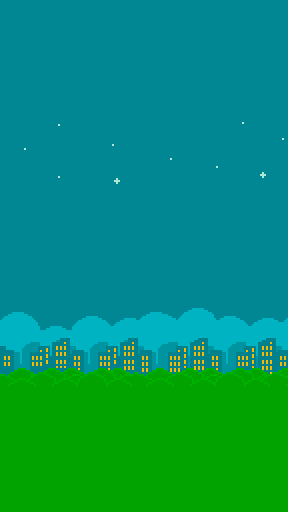
#> input picture src/bg_night.png, 288 x 512 px
$ python birdDataGen.py
#> lines starting #> are read from the running program, lines starting #| are printed output that depends on the picture
import cv2
import os
import numpy as np
from PIL import Image
import random

os.chdir(os.path.dirname(os.path.realpath(__file__)))


# [115 lines left out: functions overlay_image_alpha, createBackGround, birdDataGen, birdGen, not called in this run]


def negDataGen(index):
#> called with index = 500
    bg = cv2.imread('src/bg_night.png')
#> bg is the input picture: shape (512, 288, 3); mean B, G, R 107.9, 145.5, 1.7
    bg0 = bg.copy()
    size = 40
    x = 0
    y = 1
    while x != y:
        posx = random.randint(0, bg.shape[1]-size)
        posy = random.randint(0, bg.shape[0]-size)
        img50 = bg0[posy:posy+size, posx:posx+size]
        x, y, _ = img50.shape
#> this loop made 1 pass
#> pass 1, in negDataGen, `img50 = bg0[posy:posy+size, posx:posx+size]`:
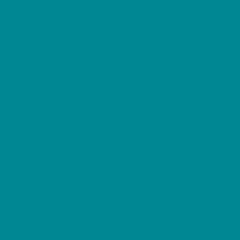
#> img50: shape (40, 40, 3) (shown 6 times larger); mean B, G, R 147, 135, 0
    cv2.imwrite('data/negative/'+str(index)+'.bmp', img50)


# [53 lines left out: functions readAllImg, infoTxtPositive, infoTxtNegative, birdRecognition, not called in this run]


if __name__ == '__main__':
    # [4 lines of commented-out code are left out]
    for i in range(500, 700):
       negDataGen(i)
    #infoTxtNegative(300)
    # birdGen(0)
    # birdRecognition()
